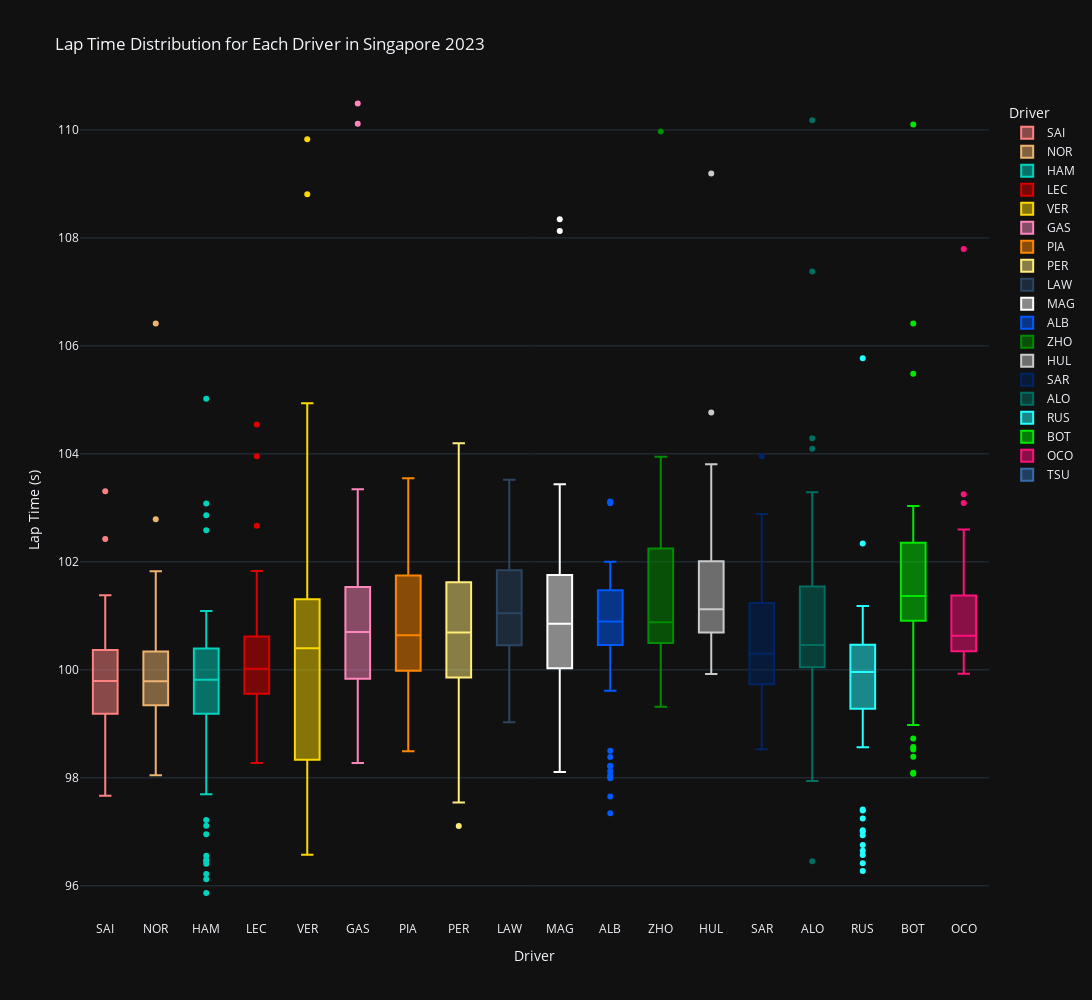

Notebook code for this chart:
### Code cell
color_discrete_map = {driver: color for driver, color in driver_color.items() if driver in df['Driver'].unique()}

fig = px.box(df, x='Driver', y='LapTime',
             title='Lap Time Distribution for Each Driver in Singapore 2023',
             labels={'LapTime': 'Lap Time (s)', 'Driver': 'Driver'},
             color='Driver',
             color_discrete_map=color_discrete_map,
             template="plotly_dark")

fig.update_layout(yaxis=dict(range=[min(df['LapTime'])-0.5, df['LapTime'].median()+10]))
fig.update_layout(width=2000, height=1000)

fig.show()

### Figure 1 — Plotly figure (JSON) as saved in the notebook; plotly's stock layout.template omitted (floating-point values rounded to 4 significant figures)
{"data": [{"alignmentgroup": "True", "hovertemplate": "Driver=%{x}<br>Lap Time (s)=%{y}<extra></extra>", "legendgroup": "SAI", "marker": {"color": "#ff8181"}, "name": "SAI", "notched": false, "offsetgroup": "SAI", "orientation": "v", "showlegend": true, "type": "box", "x": ["SAI", "SAI", "SAI", "SAI", "SAI", "SAI", "SAI", "SAI", "SAI", "SAI", "SAI", "SAI", "SAI", "SAI", "SAI", "SAI", "SAI", "SAI", "SAI", "SAI", "SAI", "SAI", "SAI", "SAI", "SAI", "SAI", "SAI", "SAI", "SAI", "SAI", "SAI", "SAI", "SAI", "SAI", "SAI", "SAI", "SAI", "SAI", "SAI", "SAI", "SAI", "SAI", "SAI", "SAI", "SAI", "SAI", "SAI", "SAI", "SAI", "SAI", "SAI", "SAI", "SAI", "SAI", "SAI", "SAI", "SAI", "SAI", "SAI", "SAI", "SAI", "SAI"], "x0": " ", "xaxis": "x", "y": [99.96, 99.29, 100.0, 99.58, 99.34, 98.91, 98.52, 98.54, 98.71, 98.33, 98.22, 98.04, 98.64, 98.22, 98.2, 97.67, 97.91, 121.3, 138.6, 99.25, 99.94, 99.8, 99.39, 99.25, 99.52, 99.88, 99.54, 99.97, 100.0, 99.23, 99.18, 99.63, 100.2, 100.2, 101.2, 99.84, 99.19, 99.73, 99.79, 102.4, 150.8, 188.6, 116.8, 99.03, 98.99, 99.45, 99.4, 99.94, 100.4, 100.4, 100.5, 100.3, 100.4, 99.63, 100.5, 100.2, 100.1, 100.6, 100.6, 101.0, 101.4, 103.3], "y0": " ", "yaxis": "y"}, {"alignmentgroup": "True", "hovertemplate": "Driver=%{x}<br>Lap Time (s)=%{y}<extra></extra>", "legendgroup": "NOR", "marker": {"color": "#eeb370"}, "name": "NOR", "notched": false, "offsetgroup": "NOR", "orientation": "v", "showlegend": true, "type": "box", "x": ["NOR", "NOR", "NOR", "NOR", "NOR", "NOR", "NOR", "NOR", "NOR", "NOR", "NOR", "NOR", "NOR", "NOR", "NOR", "NOR", "NOR", "NOR", "NOR", "NOR", "NOR", "NOR", "NOR", "NOR", "NOR", "NOR", "NOR", "NOR", "NOR", "NOR", "NOR", "NOR", "NOR", "NOR", "NOR", "NOR", "NOR", "NOR", "NOR", "NOR", "NOR", "NOR", "NOR", "NOR", "NOR", "NOR", "NOR", "NOR", "NOR", "NOR", "NOR", "NOR", "NOR", "NOR", "NOR", "NOR", "NOR", "NOR", "NOR", "NOR", "NOR", "NOR"], "x0": " ", "xaxis": "x", "y": [99.68, 99.51, 99.4, 100.4, 99.16, 98.62, 98.47, 98.49, 98.42, 98.39, 98.25, 98.12, 98.15, 98.17, 98.05, 98.16, 98.05, 120.7, 138.9, 99.56, 99.61, 99.66, 99.35, 99.27, 99.72, 99.84, 99.46, 99.7, 100.1, 99.66, 99.29, 99.37, 99.74, 100.1, 100.3, 99.41, 99.48, 100.2, 100.3, 102.8, 148.3, 181.3, 121.2, 99.88, 99.69, 100.0, 100.3, 100.2, 100.4, 100.4, 100.5, 100.4, 99.97, 100.1, 100.3, 99.97, 99.99, 100.3, 101.7, 101.1, 101.8, 106.4], "y0": " ", "yaxis": "y"}, {"alignmentgroup": "True", "hovertemplate": "Driver=%{x}<br>Lap Time (s)=%{y}<extra></extra>", "legendgroup": "HAM", "marker": {"color": "#00d2be"}, "name": "HAM", "notched": false, "offsetgroup": "HAM", "orientation": "v", "showlegend": true, "type": "box", "x": ["HAM", "HAM", "HAM", "HAM", "HAM", "HAM", "HAM", "HAM", "HAM", "HAM", "HAM", "HAM", "HAM", "HAM", "HAM", "HAM", "HAM", "HAM", "HAM", "HAM", "HAM", "HAM", "HAM", "HAM", "HAM", "HAM", "HAM", "HAM", "HAM", "HAM", "HAM", "HAM", "HAM", "HAM", "HAM", "HAM", "HAM", "HAM", "HAM", "HAM", "HAM", "HAM", "HAM", "HAM", "HAM", "HAM", "HAM", "HAM", "HAM", "HAM", "HAM", "HAM", "HAM", "HAM", "HAM", "HAM", "HAM", "HAM", "HAM", "HAM", "HAM", "HAM"], "x0": " ", "xaxis": "x", "y": [99.35, 99.1, 99.77, 100.2, 97.98, 97.11, 96.41, 97.22, 97.92, 97.7, 96.56, 96.48, 96.46, 96.22, 96.12, 95.87, 96.95, 133.6, 145.7, 99.29, 99.69, 99.7, 99.47, 99.26, 99.86, 99.96, 99.36, 99.51, 99.55, 100.6, 99.19, 99.32, 99.14, 99.52, 99.68, 99.23, 99.95, 100.4, 101.0, 103.1, 146.2, 181.8, 121.8, 99.39, 100.4, 100.4, 100.8, 100.4, 100.3, 100.1, 100.2, 100.2, 100.1, 100.3, 100.2, 99.92, 100.1, 101.0, 102.9, 101.1, 102.6, 105.0], "y0": " ", "yaxis": "y"}, {"alignmentgroup": "True", "hovertemplate": "Driver=%{x}<br>Lap Time (s)=%{y}<extra></extra>", "legendgroup": "LEC", "marker": {"color": "#dc0000"}, "name": "LEC", "notched": false, "offsetgroup": "LEC", "orientation": "v", "showlegend": true, "type": "box", "x": ["LEC", "LEC", "LEC", "LEC", "LEC", "LEC", "LEC", "LEC", "LEC", "LEC", "LEC", "LEC", "LEC", "LEC", "LEC", "LEC", "LEC", "LEC", "LEC", "LEC", "LEC", "LEC", "LEC", "LEC", "LEC", "LEC", "LEC", "LEC", "LEC", "LEC", "LEC", "LEC", "LEC", "LEC", "LEC", "LEC", "LEC", "LEC", "LEC", "LEC", "LEC", "LEC", "LEC", "LEC", "LEC", "LEC", "LEC", "LEC", "LEC", "LEC", "LEC", "LEC", "LEC", "LEC", "LEC", "LEC", "LEC", "LEC", "LEC", "LEC", "LEC", "LEC"], "x0": " ", "xaxis": "x", "y": [100.9, 100.6, 100.1, 100.5, 100.2, 100.0, 100.3, 100.6, 101.8, 100.2, 98.85, 98.8, 98.44, 98.45, 98.5, 98.4, 98.28, 120.8, 138.4, 100.0, 99.89, 99.37, 99.56, 99.45, 99.95, 99.64, 99.44, 99.75, 99.52, 99.48, 99.39, 99.43, 99.21, 99.68, 99.56, 99.9, 99.89, 99.75, 102.7, 104.0, 147.9, 184.8, 121.6, 100.2, 99.61, 99.8, 99.62, 99.61, 101.6, 100.2, 100.4, 100.4, 100.8, 99.65, 100.4, 100.3, 100.2, 100.3, 100.7, 100.8, 101.3, 104.5], "y0": " ", "yaxis": "y"}, {"alignmentgroup": "True", "hovertemplate": "Driver=%{x}<br>Lap Time (s)=%{y}<extra></extra>", "legendgroup": "VER", "marker": {"color": "#fcd700"}, "name": "VER", "notched": false, "offsetgroup": "VER", "orientation": "v", "showlegend": true, "type": "box", "x": ["VER", "VER", "VER", "VER", "VER", "VER", "VER", "VER", "VER", "VER", "VER", "VER", "VER", "VER", "VER", "VER", "VER", "VER", "VER", "VER", "VER", "VER", "VER", "VER", "VER", "VER", "VER", "VER", "VER", "VER", "VER", "VER", "VER", "VER", "VER", "VER", "VER", "VER", "VER", "VER", "VER", "VER", "VER", "VER", "VER", "VER", "VER", "VER", "VER", "VER", "VER", "VER", "VER", "VER", "VER", "VER", "VER", "VER", "VER", "VER", "VER", "VER"], "x0": " ", "xaxis": "x", "y": [98.2, 96.58, 96.76, 96.75, 96.91, 99.3, 97.52, 96.9, 98.2, 97.13, 96.84, 97.14, 99.01, 97.09, 98.33, 98.09, 97.57, 104.9, 137.5, 116.4, 97.71, 119.2, 108.8, 101.2, 100.6, 100.2, 100.4, 100.3, 100.4, 100.1, 100.0, 100.2, 100.3, 100.4, 101.4, 101.2, 100.2, 100.7, 102.0, 103.3, 150.0, 172.1, 118.3, 100.7, 100.5, 100.5, 100.4, 100.2, 100.6, 100.7, 100.6, 100.4, 100.4, 100.3, 100.2, 100.4, 101.3, 101.3, 101.1, 101.5, 101.6, 109.8], "y0": " ", "yaxis": "y"}, {"alignmentgroup": "True", "hovertemplate": "Driver=%{x}<br>Lap Time (s)=%{y}<extra></extra>", "legendgroup": "GAS", "marker": {"color": "#fe86bc"}, "name": "GAS", "notched": false, "offsetgroup": "GAS", "orientation": "v", "showlegend": true, "type": "box", "x": ["GAS", "GAS", "GAS", "GAS", "GAS", "GAS", "GAS", "GAS", "GAS", "GAS", "GAS", "GAS", "GAS", "GAS", "GAS", "GAS", "GAS", "GAS", "GAS", "GAS", "GAS", "GAS", "GAS", "GAS", "GAS", "GAS", "GAS", "GAS", "GAS", "GAS", "GAS", "GAS", "GAS", "GAS", "GAS", "GAS", "GAS", "GAS", "GAS", "GAS", "GAS", "GAS", "GAS", "GAS", "GAS", "GAS", "GAS", "GAS", "GAS", "GAS", "GAS", "GAS", "GAS", "GAS", "GAS", "GAS", "GAS", "GAS", "GAS", "GAS", "GAS", "GAS"], "x0": " ", "xaxis": "x", "y": [102.3, 99.71, 99.62, 99.71, 99.66, 100.9, 99.29, 99.37, 98.84, 98.72, 98.76, 98.53, 98.69, 98.63, 98.55, 98.57, 98.28, 111.2, 138.0, 110.5, 99.84, 99.93, 99.89, 102.9, 101.3, 100.5, 99.97, 102.6, 101.3, 100.2, 100.4, 99.97, 100.3, 101.7, 101.5, 100.4, 100.9, 101.0, 102.4, 103.3, 140.7, 169.7, 128.7, 101.1, 100.9, 100.7, 100.9, 100.6, 100.6, 100.8, 100.4, 100.7, 100.4, 101.1, 100.7, 101.4, 101.8, 101.3, 101.3, 101.4, 102.4, 110.1], "y0": " ", "yaxis": "y"}, {"alignmentgroup": "True", "hovertemplate": "Driver=%{x}<br>Lap Time (s)=%{y}<extra></extra>", "legendgroup": "PIA", "marker": {"color": "#ff8700"}, "name": "PIA", "notched": false, "offsetgroup": "PIA", "orientation": "v", "showlegend": true, "type": "box", "x": ["PIA", "PIA", "PIA", "PIA", "PIA", "PIA", "PIA", "PIA", "PIA", "PIA", "PIA", "PIA", "PIA", "PIA", "PIA", "PIA", "PIA", "PIA", "PIA", "PIA", "PIA", "PIA", "PIA", "PIA", "PIA", "PIA", "PIA", "PIA", "PIA", "PIA", "PIA", "PIA", "PIA", "PIA", "PIA", "PIA", "PIA", "PIA", "PIA", "PIA", "PIA", "PIA", "PIA", "PIA", "PIA", "PIA", "PIA", "PIA", "PIA", "PIA", "PIA", "PIA", "PIA", "PIA", "PIA", "PIA", "PIA", "PIA", "PIA", "PIA", "PIA", "PIA"], "x0": " ", "xaxis": "x", "y": [101.4, 99.62, 99.19, 99.43, 99.52, 99.14, 99.14, 100.1, 100.5, 98.77, 98.79, 98.66, 98.83, 99.01, 98.65, 98.89, 98.49, 112.7, 136.3, 112.4, 99.78, 99.98, 100.3, 103.0, 100.9, 100.4, 100.6, 102.2, 101.6, 100.2, 100.1, 100.0, 100.6, 101.7, 101.5, 100.5, 100.8, 101.3, 102.2, 103.5, 138.8, 167.8, 129.0, 101.3, 100.9, 100.8, 100.6, 100.7, 100.3, 101.1, 100.6, 100.7, 100.5, 100.5, 101.1, 102.3, 102.7, 101.2, 101.4, 101.9, 102.1, 111.9], "y0": " ", "yaxis": "y"}, {"alignmentgroup": "True", "hovertemplate": "Driver=%{x}<br>Lap Time (s)=%{y}<extra></extra>", "legendgroup": "PER", "marker": {"color": "#ffec7b"}, "name": "PER", "notched": false, "offsetgroup": "PER", "orientation": "v", "showlegend": true, "type": "box", "x": ["PER", "PER", "PER", "PER", "PER", "PER", "PER", "PER", "PER", "PER", "PER", "PER", "PER", "PER", "PER", "PER", "PER", "PER", "PER", "PER", "PER", "PER", "PER", "PER", "PER", "PER", "PER", "PER", "PER", "PER", "PER", "PER", "PER", "PER", "PER", "PER", "PER", "PER", "PER", "PER", "PER", "PER", "PER", "PER", "PER", "PER", "PER", "PER", "PER", "PER", "PER", "PER", "PER", "PER", "PER", "PER", "PER", "PER", "PER", "PER", "PER", "PER"], "x0": " ", "xaxis": "x", "y": [98.19, 97.11, 99.15, 102.0, 100.9, 101.4, 98.02, 97.75, 98.39, 99.32, 99.86, 98.12, 97.8, 98.01, 98.35, 98.23, 97.54, 100.2, 137.4, 120.7, 98.71, 98.55, 119.3, 113.1, 101.3, 103.2, 101.5, 100.3, 100.8, 100.4, 100.3, 100.2, 100.3, 100.3, 101.8, 100.5, 100.6, 101.5, 102.7, 104.2, 148.6, 162.6, 121.1, 101.4, 101.1, 101.0, 100.7, 100.5, 100.3, 100.8, 100.7, 100.7, 100.6, 100.7, 100.6, 101.4, 103.1, 101.3, 101.4, 101.6, 102.0, 111.6], "y0": " ", "yaxis": "y"}, {"alignmentgroup": "True", "hovertemplate": "Driver=%{x}<br>Lap Time (s)=%{y}<extra></extra>", "legendgroup": "LAW", "marker": {"color": "#2b4562"}, "name": "LAW", "notched": false, "offsetgroup": "LAW", "orientation": "v", "showlegend": true, "type": "box", "x": ["LAW", "LAW", "LAW", "LAW", "LAW", "LAW", "LAW", "LAW", "LAW", "LAW", "LAW", "LAW", "LAW", "LAW", "LAW", "LAW", "LAW", "LAW", "LAW", "LAW", "LAW", "LAW", "LAW", "LAW", "LAW", "LAW", "LAW", "LAW", "LAW", "LAW", "LAW", "LAW", "LAW", "LAW", "LAW", "LAW", "LAW", "LAW", "LAW", "LAW", "LAW", "LAW", "LAW", "LAW", "LAW", "LAW", "LAW", "LAW", "LAW", "LAW", "LAW", "LAW", "LAW", "LAW", "LAW", "LAW", "LAW", "LAW", "LAW", "LAW", "LAW", "LAW"], "x0": " ", "xaxis": "x", "y": [102.3, 101.0, 103.1, 101.9, 101.4, 101.7, 99.96, 99.8, 99.88, 100.0, 99.95, 100.8, 101.1, 99.78, 99.39, 99.03, 99.13, 110.9, 138.5, 111.9, 100.2, 100.3, 101.2, 101.8, 101.1, 100.8, 101.1, 102.1, 101.0, 100.3, 100.1, 100.4, 101.0, 101.5, 101.5, 100.2, 101.0, 101.4, 102.3, 103.5, 137.7, 172.0, 128.5, 101.3, 101.1, 100.9, 100.9, 100.7, 100.7, 100.6, 100.5, 100.8, 100.6, 100.9, 100.9, 101.5, 101.9, 101.4, 101.4, 101.5, 102.1, 110.9], "y0": " ", "yaxis": "y"}, {"alignmentgroup": "True", "hovertemplate": "Driver=%{x}<br>Lap Time (s)=%{y}<extra></extra>", "legendgroup": "MAG", "marker": {"color": "#ffffff"}, "name": "MAG", "notched": false, "offsetgroup": "MAG", "orientation": "v", "showlegend": true, "type": "box", "x": ["MAG", "MAG", "MAG", "MAG", "MAG", "MAG", "MAG", "MAG", "MAG", "MAG", "MAG", "MAG", "MAG", "MAG", "MAG", "MAG", "MAG", "MAG", "MAG", "MAG", "MAG", "MAG", "MAG", "MAG", "MAG", "MAG", "MAG", "MAG", "MAG", "MAG", "MAG", "MAG", "MAG", "MAG", "MAG", "MAG", "MAG", "MAG", "MAG", "MAG", "MAG", "MAG", "MAG", "MAG", "MAG", "MAG", "MAG", "MAG", "MAG", "MAG", "MAG", "MAG", "MAG", "MAG", "MAG", "MAG", "MAG", "MAG", "MAG", "MAG", "MAG", "MAG"], "x0": " ", "xaxis": "x", "y": [99.42, 98.45, 99.7, 100.4, 102.1, 98.95, 98.57, 98.29, 98.5, 98.69, 98.41, 98.22, 98.28, 98.37, 98.11, 99.74, 101.0, 99.79, 157.1, 126.0, 101.0, 101.3, 101.8, 101.9, 101.6, 102.4, 108.1, 102.6, 101.3, 100.1, 100.5, 100.0, 100.2, 101.6, 101.6, 100.5, 100.9, 101.1, 102.3, 103.4, 142.0, 171.6, 126.5, 101.0, 101.0, 100.9, 100.7, 100.6, 100.5, 100.8, 100.7, 100.4, 100.5, 101.0, 100.6, 100.8, 102.6, 101.5, 101.0, 101.5, 102.7, 108.3], "y0": " ", "yaxis": "y"}, {"alignmentgroup": "True", "hovertemplate": "Driver=%{x}<br>Lap Time (s)=%{y}<extra></extra>", "legendgroup": "ALB", "marker": {"color": "#005aff"}, "name": "ALB", "notched": false, "offsetgroup": "ALB", "orientation": "v", "showlegend": true, "type": "box", "x": ["ALB", "ALB", "ALB", "ALB", "ALB", "ALB", "ALB", "ALB", "ALB", "ALB", "ALB", "ALB", "ALB", "ALB", "ALB", "ALB", "ALB", "ALB", "ALB", "ALB", "ALB", "ALB", "ALB", "ALB", "ALB", "ALB", "ALB", "ALB", "ALB", "ALB", "ALB", "ALB", "ALB", "ALB", "ALB", "ALB", "ALB", "ALB", "ALB", "ALB", "ALB", "ALB", "ALB", "ALB", "ALB", "ALB", "ALB", "ALB", "ALB", "ALB", "ALB", "ALB", "ALB", "ALB", "ALB", "ALB", "ALB", "ALB", "ALB", "ALB", "ALB", "ALB"], "x0": " ", "xaxis": "x", "y": [99.89, 98.5, 99.67, 100.7, 118.0, 101.6, 98.39, 97.66, 98.23, 99.61, 100.0, 98.21, 98.12, 98.02, 97.99, 98.05, 97.34, 100.9, 155.0, 120.9, 100.6, 100.6, 100.9, 101.2, 100.8, 101.0, 101.9, 101.1, 100.6, 100.8, 100.5, 101.0, 100.5, 101.5, 101.4, 101.3, 100.9, 101.0, 103.1, 103.1, 135.2, 172.3, 128.6, 101.2, 100.9, 100.7, 100.8, 100.6, 100.8, 100.8, 100.5, 100.4, 100.6, 100.9, 101.3, 103.1, 102.0, 101.4, 101.5, 101.8, 101.9, 113.1], "y0": " ", "yaxis": "y"}, {"alignmentgroup": "True", "hovertemplate": "Driver=%{x}<br>Lap Time (s)=%{y}<extra></extra>", "legendgroup": "ZHO", "marker": {"color": "#008d01"}, "name": "ZHO", "notched": false, "offsetgroup": "ZHO", "orientation": "v", "showlegend": true, "type": "box", "x": ["ZHO", "ZHO", "ZHO", "ZHO", "ZHO", "ZHO", "ZHO", "ZHO", "ZHO", "ZHO", "ZHO", "ZHO", "ZHO", "ZHO", "ZHO", "ZHO", "ZHO", "ZHO", "ZHO", "ZHO", "ZHO", "ZHO", "ZHO", "ZHO", "ZHO", "ZHO", "ZHO", "ZHO", "ZHO", "ZHO", "ZHO", "ZHO", "ZHO", "ZHO", "ZHO", "ZHO", "ZHO", "ZHO", "ZHO", "ZHO", "ZHO", "ZHO", "ZHO", "ZHO", "ZHO", "ZHO", "ZHO", "ZHO", "ZHO", "ZHO", "ZHO", "ZHO", "ZHO", "ZHO", "ZHO", "ZHO", "ZHO", "ZHO", "ZHO", "ZHO", "ZHO", "ZHO"], "x0": " ", "xaxis": "x", "y": [102.2, 102.0, 101.8, 103.8, 102.8, 101.4, 101.2, 100.8, 101.7, 101.8, 103.7, 100.5, 99.82, 100.0, 99.79, 100.5, 99.32, 110.6, 137.5, 114.4, 100.4, 100.9, 100.8, 100.9, 100.8, 101.1, 102.7, 101.2, 100.5, 100.7, 100.6, 100.8, 100.9, 101.5, 101.3, 100.6, 101.0, 101.3, 103.9, 102.7, 120.7, 156.2, 136.7, 101.7, 100.6, 100.4, 100.4, 100.5, 100.8, 100.4, 100.3, 100.5, 100.6, 100.6, 101.2, 100.6, 100.5, 100.4, 99.87, 122.7, 110.0, 115.1], "y0": " ", "yaxis": "y"}, {"alignmentgroup": "True", "hovertemplate": "Driver=%{x}<br>Lap Time (s)=%{y}<extra></extra>", "legendgroup": "HUL", "marker": {"color": "#cacaca"}, "name": "HUL", "notched": false, "offsetgroup": "HUL", "orientation": "v", "showlegend": true, "type": "box", "x": ["HUL", "HUL", "HUL", "HUL", "HUL", "HUL", "HUL", "HUL", "HUL", "HUL", "HUL", "HUL", "HUL", "HUL", "HUL", "HUL", "HUL", "HUL", "HUL", "HUL", "HUL", "HUL", "HUL", "HUL", "HUL", "HUL", "HUL", "HUL", "HUL", "HUL", "HUL", "HUL", "HUL", "HUL", "HUL", "HUL", "HUL", "HUL", "HUL", "HUL", "HUL", "HUL", "HUL", "HUL", "HUL", "HUL", "HUL", "HUL", "HUL", "HUL", "HUL", "HUL", "HUL", "HUL", "HUL", "HUL", "HUL", "HUL", "HUL", "HUL", "HUL", "HUL"], "x0": " ", "xaxis": "x", "y": [103.7, 103.5, 104.8, 101.5, 102.2, 101.4, 101.3, 101.2, 101.9, 103.8, 100.9, 100.7, 99.92, 100.7, 100.8, 99.97, 100.0, 112.0, 136.7, 113.2, 100.5, 100.7, 101.3, 102.0, 101.1, 100.5, 101.1, 101.6, 100.6, 100.7, 101.0, 100.1, 100.7, 101.6, 101.8, 100.4, 100.9, 101.2, 103.0, 103.1, 136.9, 175.9, 128.7, 101.1, 100.9, 100.8, 100.8, 100.7, 100.6, 100.8, 100.5, 100.6, 100.6, 101.0, 100.7, 101.1, 101.9, 101.4, 101.3, 101.4, 102.8, 109.2], "y0": " ", "yaxis": "y"}, {"alignmentgroup": "True", "hovertemplate": "Driver=%{x}<br>Lap Time (s)=%{y}<extra></extra>", "legendgroup": "SAR", "marker": {"color": "#012564"}, "name": "SAR", "notched": false, "offsetgroup": "SAR", "orientation": "v", "showlegend": true, "type": "box", "x": ["SAR", "SAR", "SAR", "SAR", "SAR", "SAR", "SAR", "SAR", "SAR", "SAR", "SAR", "SAR", "SAR", "SAR", "SAR", "SAR", "SAR", "SAR", "SAR", "SAR", "SAR", "SAR", "SAR", "SAR", "SAR", "SAR", "SAR", "SAR", "SAR", "SAR", "SAR", "SAR", "SAR", "SAR", "SAR", "SAR", "SAR", "SAR", "SAR", "SAR", "SAR", "SAR", "SAR", "SAR", "SAR", "SAR", "SAR", "SAR", "SAR", "SAR", "SAR", "SAR", "SAR", "SAR", "SAR", "SAR", "SAR", "SAR", "SAR", "SAR", "SAR", "SAR"], "x0": " ", "xaxis": "x", "y": [104.0, 101.9, 99.79, 99.37, 100.8, 99.17, 98.88, 98.86, 98.93, 98.98, 98.81, 98.62, 98.66, 98.69, 98.71, 98.59, 98.78, 98.53, 153.3, 128.4, 100.6, 100.3, 100.3, 100.1, 99.88, 99.75, 99.88, 99.76, 99.8, 99.76, 99.81, 99.69, 99.9, 99.75, 99.97, 99.89, 100.3, 100.3, 100.4, 99.86, 100.4, 135.1, null, 149.6, 101.6, 101.1, 101.0, 100.8, 101.0, 100.8, 100.6, 100.7, 100.7, 101.2, 101.7, 102.9, 101.6, 101.3, 101.9, 101.7, 102.0, 114.1], "y0": " ", "yaxis": "y"}, {"alignmentgroup": "True", "hovertemplate": "Driver=%{x}<br>Lap Time (s)=%{y}<extra></extra>", "legendgroup": "ALO", "marker": {"color": "#006f62"}, "name": "ALO", "notched": false, "offsetgroup": "ALO", "orientation": "v", "showlegend": true, "type": "box", "x": ["ALO", "ALO", "ALO", "ALO", "ALO", "ALO", "ALO", "ALO", "ALO", "ALO", "ALO", "ALO", "ALO", "ALO", "ALO", "ALO", "ALO", "ALO", "ALO", "ALO", "ALO", "ALO", "ALO", "ALO", "ALO", "ALO", "ALO", "ALO", "ALO", "ALO", "ALO", "ALO", "ALO", "ALO", "ALO", "ALO", "ALO", "ALO", "ALO", "ALO", "ALO", "ALO", "ALO", "ALO", "ALO", "ALO", "ALO", "ALO", "ALO", "ALO", "ALO", "ALO", "ALO", "ALO", "ALO", "ALO", "ALO", "ALO", "ALO", "ALO", "ALO", "ALO"], "x0": " ", "xaxis": "x", "y": [104.3, 101.5, 98.73, 98.52, 98.94, 98.3, 98.44, 98.01, 98.18, 98.56, 97.94, 98.46, 98.09, 98.79, 99.79, 96.46, 113.3, 146.1, 144.8, 110.2, 100.1, 100.2, 100.2, 102.1, 101.2, 104.1, 101.3, 100.6, 100.6, 99.64, 100.4, 100.0, 100.1, 101.3, 101.9, 100.2, 100.9, 100.7, 103.1, 103.3, 145.2, 177.3, 124.3, 100.3, 100.3, 100.5, 100.2, 100.1, 100.2, 100.6, 100.4, 100.1, 100.6, 100.4, 100.2, 100.8, 100.7, 101.2, 101.4, 101.3, 102.3, 107.4], "y0": " ", "yaxis": "y"}, {"alignmentgroup": "True", "hovertemplate": "Driver=%{x}<br>Lap Time (s)=%{y}<extra></extra>", "legendgroup": "RUS", "marker": {"color": "#24ffff"}, "name": "RUS", "notched": false, "offsetgroup": "RUS", "orientation": "v", "showlegend": true, "type": "box", "x": ["RUS", "RUS", "RUS", "RUS", "RUS", "RUS", "RUS", "RUS", "RUS", "RUS", "RUS", "RUS", "RUS", "RUS", "RUS", "RUS", "RUS", "RUS", "RUS", "RUS", "RUS", "RUS", "RUS", "RUS", "RUS", "RUS", "RUS", "RUS", "RUS", "RUS", "RUS", "RUS", "RUS", "RUS", "RUS", "RUS", "RUS", "RUS", "RUS", "RUS", "RUS", "RUS", "RUS", "RUS", "RUS", "RUS", "RUS", "RUS", "RUS", "RUS", "RUS", "RUS", "RUS", "RUS", "RUS", "RUS", "RUS", "RUS", "RUS", "RUS", "RUS", "RUS"], "x0": " ", "xaxis": "x", "y": [null, 99.31, 99.51, 100.2, 98.69, 97.25, 97.03, 96.94, 97.4, 98.57, 97.41, 96.76, 97.01, 96.57, 96.65, 96.42, 96.27, 131.7, 144.9, 99.48, 99.85, 99.8, 99.32, 99.17, 99.64, 99.78, 99.47, 99.99, 99.96, 99.35, 99.32, 99.46, 100.1, 100.4, 101.2, 100.2, 99.17, 99.56, 99.5, 102.3, 149.3, 181.2, 120.4, 100.0, 99.69, 100.0, 100.1, 99.97, 100.8, 100.3, 100.5, 100.6, 100.1, 100.0, 100.5, 100.3, 100.2, 100.5, 101.1, 100.9, 101.1, 105.8], "y0": " ", "yaxis": "y"}, {"alignmentgroup": "True", "hovertemplate": "Driver=%{x}<br>Lap Time (s)=%{y}<extra></extra>", "legendgroup": "BOT", "marker": {"color": "#00e701"}, "name": "BOT", "notched": false, "offsetgroup": "BOT", "orientation": "v", "showlegend": true, "type": "box", "x": ["BOT", "BOT", "BOT", "BOT", "BOT", "BOT", "BOT", "BOT", "BOT", "BOT", "BOT", "BOT", "BOT", "BOT", "BOT", "BOT", "BOT", "BOT", "BOT", "BOT", "BOT", "BOT", "BOT", "BOT", "BOT", "BOT", "BOT", "BOT", "BOT", "BOT", "BOT", "BOT", "BOT", "BOT", "BOT", "BOT", "BOT", "BOT", "BOT", "BOT", "BOT", "BOT", "BOT", "BOT", "BOT", "BOT", "BOT", "BOT", "BOT", "BOT", "BOT", "BOT"], "x0": " ", "xaxis": "x", "y": [null, 98.08, 98.09, 98.53, 98.57, 98.73, 98.98, 99.08, 134.4, 126.9, 98.39, 120.8, 110.1, 102.1, 102.3, 102.4, 101.6, 100.8, 101.1, 101.1, 101.2, 100.9, 101.4, 101.5, 101.3, 101.3, 101.4, 101.8, 106.4, 105.5, 142.5, 158.1, 124.7, 101.8, 100.9, 100.8, 100.9, 100.8, 101.0, 101.2, 101.1, 101.4, 101.2, 101.3, 102.2, 102.4, 101.3, 101.8, 101.8, 103.0, 102.2, 114.7], "y0": " ", "yaxis": "y"}, {"alignmentgroup": "True", "hovertemplate": "Driver=%{x}<br>Lap Time (s)=%{y}<extra></extra>", "legendgroup": "OCO", "marker": {"color": "#ff117c"}, "name": "OCO", "notched": false, "offsetgroup": "OCO", "orientation": "v", "showlegend": true, "type": "box", "x": ["OCO", "OCO", "OCO", "OCO", "OCO", "OCO", "OCO", "OCO", "OCO", "OCO", "OCO", "OCO", "OCO", "OCO", "OCO", "OCO", "OCO", "OCO", "OCO", "OCO", "OCO", "OCO", "OCO", "OCO", "OCO", "OCO", "OCO", "OCO", "OCO", "OCO", "OCO", "OCO", "OCO", "OCO", "OCO", "OCO", "OCO", "OCO", "OCO", "OCO", "OCO", "OCO", "OCO"], "x0": " ", "xaxis": "x", "y": [null, 100.0, 100.1, 99.93, 100.9, 101.3, 102.6, 101.2, 100.5, 100.3, 99.93, 100.4, 100.0, 100.0, 101.5, 101.8, 100.4, 100.9, 100.9, 103.1, 103.3, 143.3, 176.3, 125.9, 100.5, 100.4, 100.6, 100.4, 100.4, 100.2, 100.6, 100.4, 100.1, 100.7, 100.3, 100.3, 100.7, 100.9, 101.3, 101.4, 101.2, 102.4, 107.8], "y0": " ", "yaxis": "y"}, {"alignmentgroup": "True", "hovertemplate": "Driver=%{x}<br>Lap Time (s)=%{y}<extra></extra>", "legendgroup": "TSU", "marker": {"color": "#356cac"}, "name": "TSU", "notched": false, "offsetgroup": "TSU", "orientation": "v", "showlegend": true, "type": "box", "x": ["TSU"], "x0": " ", "xaxis": "x", "y": [null], "y0": " ", "yaxis": "y"}], "layout": {"boxmode": "overlay", "height": 1000, "legend": {"title": {"text": "Driver"}, "tracegroupgap": 0}, "title": {"text": "Lap Time Distribution for Each Driver in Singapore 2023"}, "width": 2000, "xaxis": {"anchor": "y", "categoryarray": ["SAI", "NOR", "HAM", "LEC", "VER", "GAS", "PIA", "PER", "LAW", "MAG", "ALB", "ZHO", "HUL", "SAR", "ALO", "RUS", "BOT", "OCO", "TSU"], "categoryorder": "array", "domain": [0, 1], "title": {"text": "Driver"}}, "yaxis": {"anchor": "x", "domain": [0, 1], "range": [95.37, 110.6], "title": {"text": "Lap Time (s)"}}}}
